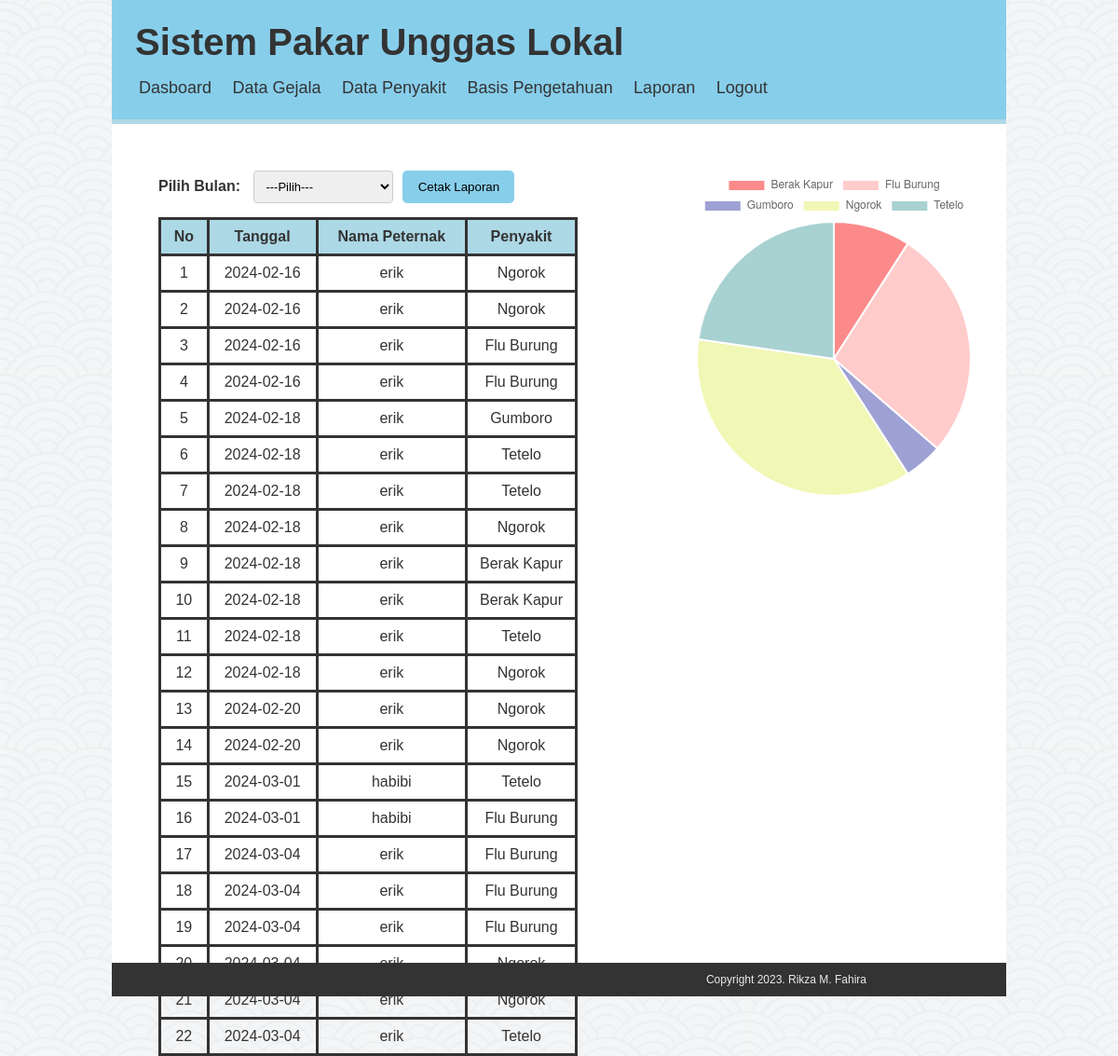
/admin/lppertahun.php, run on the app's committed database.
### tables this page shows
CREATE TABLE `riwayat` (
  `noriwayat` int(11) NOT NULL,
  `username` varchar(30) NOT NULL,
  `id_penyakit` varchar(6) NOT NULL,
  `nm_penyakit` varchar(30) NOT NULL,
  `keterangan` text NOT NULL,
  `pengendalian` text NOT NULL,
  `tanggal_input` date NOT NULL,
  `waktu_input` time(6) NOT NULL
);

### admin/lppertahun.php (the view, shortened to what this page needs)
<?php
$koneksi = mysqli_connect("localhost", "root", "", "db_sispaayam1");
?>
<!doctype html>
<html lang="en">
<head>
    <link rel="stylesheet" type="text/css" href="../g.css">
</head>
<body>
    <div class="container">
        <div class="header">
            <h1>Sistem Pakar Unggas Lokal</h1>
            <ul >
                <li><a href="dasboard.php">Dasboard</a></li>
                <li><a href="datagejala.php">Data Gejala</a></li>
                <li><a href="datapenyakit.php">Data Penyakit</a></li>
                <li><a href="pengetahuan.php">Basis Pengetahuan</a></li>
                <li><a href="lppertahun.php">Laporan</a></li>
                <li><a href="../logout.php">Logout</a></li>
            </ul>
        </div>
        <div class="laporan cf">
            <div class="tabel">
                <?php
                $selectedMonth = isset($_GET['month']) ? $_GET['month'] : '';
                echo '<div class="filter">';
                echo '<form method="get" action="cetaklaporan.php?' . http_build_query(array('month' => $selectedMonth)) . '">';
                echo '<label for="month">Pilih Bulan: </label>';
                echo '<select name="month" id="month" class="select">';
                echo '<option value="" ' . ($selectedMonth === '' ? 'selected disabled' : '') . '>---Pilih---</option>';
                echo '</select>';
                echo '<input type="submit" value="Cetak Laporan" class="btfilter">';
                echo '</form>';
                echo '</div>';
                $filterQuery = "SELECT * FROM riwayat";
                echo '<table>';
                echo '<tr style="background-color: lightblue; font-weight: bold;">
                        <td width="30px">No</td>
                        <td width="100px">Tanggal</td>
                        <td width="150px">Nama Peternak</td>
                        <td width="100px">Penyakit</td>
                      </tr>';
                $no = 1;
                $qry = mysqli_query($koneksi, $filterQuery);
                while ($data = mysqli_fetch_assoc($qry)) {
                    echo '<tr>
                            <td>' . $no . '</td>
                            <td>' . $data["tanggal_input"] . '</td>
                            <td>' . $data["username"] . '</td>
                            <td>' . $data["nm_penyakit"] . '</td>
                          </tr>';
                    $no++;
                }
                echo '</table>';
                ?>
            </div>
            <div class="chart">
                <canvas id="myChart"></canvas>
            </div>
        </div>
    <script>
        <?php
            $qry = mysqli_query($koneksi, "SELECT * FROM riwayat GROUP BY nm_penyakit");
            while($data = mysqli_fetch_assoc($qry)){
                $dataLabel[] = $data['nm_penyakit'];
                $sql = mysqli_query($koneksi, "SELECT * FROM riwayat WHERE nm_penyakit='$data[nm_penyakit]'");
                $res = $sql->num_rows;
                $jmlData[] = $res;
            }
        ?>
        const data = {
            labels: <?php echo json_encode($dataLabel);?>,
            datasets: [{
                label: 'My First Dataset',
                data: <?php echo json_encode($jmlData);?>,
                backgroundColor: [
                'rgb(253, 138, 138)',
                'rgb(255, 203, 203)',
                'rgb(158, 161, 212)',
                'rgb(241, 247, 181)',
                'rgb(168, 209, 209)'
                ],
                hoverOffset: 4
            }]
        };
        const config = {
            type: 'pie',
            data: data,
        };
        const myChart = new Chart(
            document.getElementById('myChart'),
            config
        )
    </script>
    <div class="footer">
        <p class="copy">Copyright 2023. Rikza M. Fahira</p>
    </div>
    </div>
</body>
</html>

### g.css (style rules this page uses)
html, body, div, span, applet, object, iframe, h1, h2, h3, h4, h5, h6, p, blockquote, pre, a, abbr, acronym, address, big, cite, code, del, dfn, em, img, ins, kbd, q, s, samp, small, strike, strong, sub, sup, tt, var, b, u, i, center, dl, dt, dd, ol, ul, li, fieldset, form, label, legend, table, caption, tbody, tfoot, thead, tr, th, td, article, aside, canvas, details, embed, figure, figcaption, footer, header, hgroup, menu, nav, output, ruby, section, summary, time, mark, audio, video { margin: 0; padding: 0; border: 0; font-size: 100%; font: inherit; vertical-align: baseline; }
body { line-height: 1; }
ol, ul { list-style: none; }
table { border-collapse: collapse; border-spacing: 0; }
.cf:before, .cf:after { content: " "; display: table; }
.cf:after { clear: both; }
.cf { *zoom: 1; }
body { background-image: url(user/seigaiha.png); font-family: arial, sans-serif; color: #333; }
.select { width: 200px; padding: 8px; font-size: 16px; border: 1px solid #ccc; border-radius: 4px; outline: none; }
.container { width: 960px; margin: auto; background-color: #fff; box-sizing: border-box; }
.header { padding: 25px; background-color: skyblue; border-bottom: 5px solid lightblue; }
.header h1 { font-size: 40px; font-weight: bold; }
.header ul li { display: inline-block; margin-top: 20px; margin-right: 10px; }
.header li a { text-decoration: none; font-size: 18px; color: #333; padding: 4px; }
.footer { padding: 12px; background-color: #333; }
.footer p { font-size: 12px; color: #eaeaea; text-align: center; }
.contadmin tr th, td { border: 3px solid #333; padding: 5px; text-align: center; }
.laporan { margin: 50px 50px; width: 900px; height: 100vh; }
.laporan .tabel { float: left; width: 450px; }
.laporan .tabel td { padding: 10px; }
.laporan .chart { width: 350px; height: 350px; float: right; }

### admin/lppertahun.php (style rules this page uses)
.filter { margin-bottom: 15px; }
.filter label { font-weight: bold; }
.filter .select { width: 150px; margin-left: 10px; margin-right: 10px; padding: 8px; font-size: 13px; border: 1px solid #ccc; border-radius: 4px; outline: none; }
.btfilter { width: 120px; border: none; padding: 10px; background-color: skyblue; border-radius: 5px; }
.laporan { height: 100vh; }

### data on the page
riwayat: tanggal_input "2024-02-16", username "erik", nm_penyakit "Ngorok"
riwayat: tanggal_input "2024-02-16", username "erik", nm_penyakit "Ngorok"
riwayat: tanggal_input "2024-02-16", username "erik", nm_penyakit "Flu Burung"
riwayat: tanggal_input "2024-02-16", username "erik", nm_penyakit "Flu Burung"
riwayat: tanggal_input "2024-02-18", username "erik", nm_penyakit "Gumboro"
riwayat: tanggal_input "2024-02-18", username "erik", nm_penyakit "Tetelo"
riwayat: tanggal_input "2024-02-18", username "erik", nm_penyakit "Tetelo"
riwayat: tanggal_input "2024-02-18", username "erik", nm_penyakit "Ngorok"
riwayat: tanggal_input "2024-02-18", username "erik", nm_penyakit "Berak Kapur"
riwayat: tanggal_input "2024-02-18", username "erik", nm_penyakit "Berak Kapur"
riwayat: tanggal_input "2024-02-18", username "erik", nm_penyakit "Tetelo"
riwayat: tanggal_input "2024-02-18", username "erik", nm_penyakit "Ngorok"
riwayat: tanggal_input "2024-02-20", username "erik", nm_penyakit "Ngorok"
riwayat: tanggal_input "2024-02-20", username "erik", nm_penyakit "Ngorok"
riwayat: tanggal_input "2024-03-01", username "habibi", nm_penyakit "Tetelo"
riwayat: tanggal_input "2024-03-01", username "habibi", nm_penyakit "Flu Burung"
riwayat: tanggal_input "2024-03-04", username "erik", nm_penyakit "Flu Burung"
riwayat: tanggal_input "2024-03-04", username "erik", nm_penyakit "Flu Burung"
riwayat: tanggal_input "2024-03-04", username "erik", nm_penyakit "Flu Burung"
riwayat: tanggal_input "2024-03-04", username "erik", nm_penyakit "Ngorok"
riwayat: tanggal_input "2024-03-04", username "erik", nm_penyakit "Ngorok"
riwayat: tanggal_input "2024-03-04", username "erik", nm_penyakit "Tetelo"

### other printed values
chart data {{ json_encode($dataLabel) }} ["Berak Kapur","Flu Burung","Gumboro","Ngorok","Tetelo"]
chart data {{ json_encode($jmlData) }} [2,6,1,8,5]
